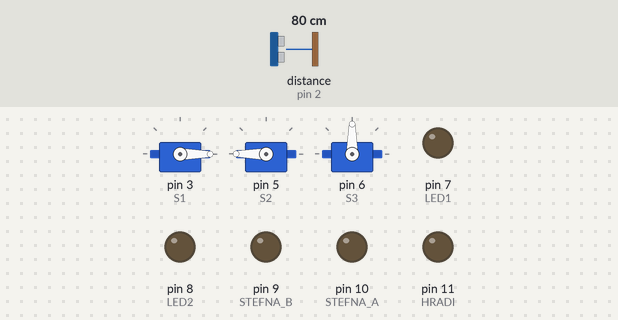
A sketch run on a simulated Arduino Uno, built with avr-gcc and run on an emulated ATmega328P. On the bench: 3 × servo, output pins drawn as LEDs (lit = HIGH). Wiring (inferred from the names in the program): ultrasonic range finder: trigger pin 4; echo pin 2. Dashed ring = blinking. The test bench sets the inputs (shaded band); at power-on: distance to the obstacle (sensor on pin 2) 80 cm. The echo pulse lasts 58.3 µs per cm; the audio player accepts every command and is not drawn; pins used as bus, display or sensor lines are not drawn.

Above: at 1.7 s.
1.8 s: distance to the obstacle (sensor on pin 2) set to 52 cm
3.3 s: distance to the obstacle (sensor on pin 2) set to 46 cm
At 3.7 s:
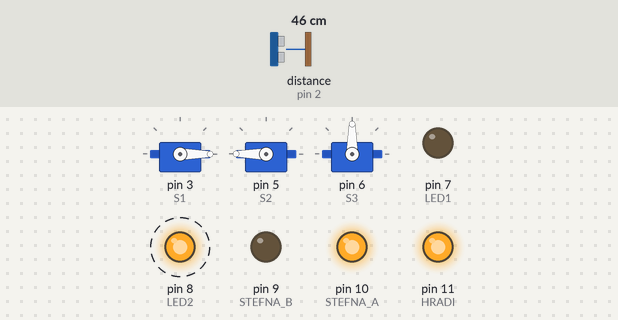
At 4.2 s:
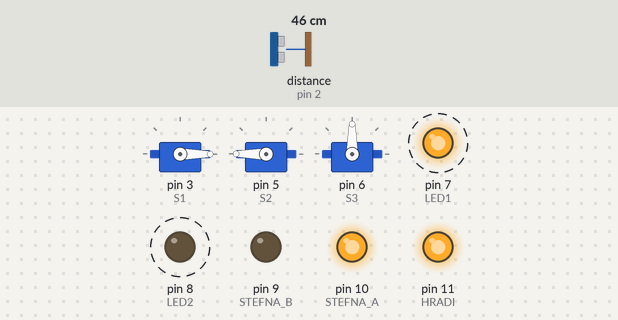
Timing chart, 0 to 18.3 s (numbered marks = the images above; inputs shaded):
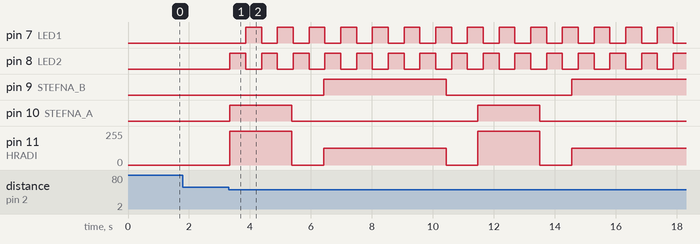

The sketch:

samsett_daemi.ino
```cpp
#include "SoftwareSerial.h"
#include "DFRobotDFPlayerMini.h"
#include "tdelay.h"
#include <Servo.h>

// ---------- Ultrasonic skynjarinn ----------
const int ECHO = 2;
const int TRIG = 4;

int fjarlaegd(); // fall sem sér um mælinguna, útfært hér fyrir neðan

// ---------- Servo mótorar ----------
Servo servo1;
const int S1 = 3; // pinninn
int s1_stefna = 0; // upphafsstefna
bool s1_upp = true; // hreyfast upp eða niður
const int S1_MAX = 180; // hversu mikið á servo-inn að hreyfast
const int S1_MIN = 0;
TDelay s1_delay(50); // biðtíminn

Servo servo2;
const int S2 = 5;
int s2_stefna = 180;
bool s2_upp = false;
const int S2_MAX = 180;
const int S2_MIN = 0;
TDelay s2_delay(100);

Servo servo3;
const int S3 = 6;
int s3_stefna = 90;
bool s3_upp = true;
const int S3_MAX = 130;
const int S3_MIN = 50;
TDelay s3_delay(150);

// ---------- MP3 spilarinn ----------
SoftwareSerial mySoftwareSerial(12, 13);  // RX, TX
DFRobotDFPlayerMini myDFPlayer;

// ---------- DC Mótorinn (L298N) ----------
const int HRADI = 11; // Verður að vera PWM pinni
const int STEFNA_A = 10;
const int STEFNA_B = 9;

const int HRATT = 255; // skilgreini hraða
const int HAEGT = 127;

/*  motórinn á að bíða í 1 sek
    síðan að fara áfram HRATT í 2 sek
    síðan að stoppa í 1 sek
    síðan að bakka HAEGT í 4 sek
    og endurtaka */
// bý til senu (e. scene) með viðburðum
// ákveð: 0 er stopp, 1 er áfram og -1 er bakka
int sena[] = {0, 1, 0, -1};
// hversu lengi á hver viðburður að vara
int senu_timi[] = {1000, 2000, 1000, 4000};
// teljari sem veit hvar senan er stödd
int senu_teljari = 0;
// breyta sem veit hversu margir viðburðir eru í senunni
const int FJOLDI_VIDBURDA = 4;

TDelay motor_delay(1000); // hversu lengi er fyrsti viðburður

// Föll sem stjórna hraða og átt, útfærð hér fyrir neðan
void afram(int hradi);
void bakka(int hradi);
void stoppa();

// ---------- LED-perur ----------
const int LED1 = 7;
const int LED2 = 8;
bool led1_on = true;
TDelay led_delay(500);

// ---------- Annað ----------

// breytan er notuð til að halda "sýningu"
// áfram þó enginn sé lengur nær en 50 cm.
bool syning_i_gangi = false;

void setup() {
    // Ultrasonic
    pinMode(TRIG, OUTPUT);
    pinMode(ECHO, INPUT);

    // Servo
    servo1.attach(S1);
    servo2.attach(S2);
    servo3.attach(S3);
    servo1.write(s1_stefna);
    servo2.write(s2_stefna);
    servo3.write(s3_stefna);

    // DC mótorinn
    pinMode(HRADI, OUTPUT);
    pinMode(STEFNA_A, OUTPUT);
    pinMode(STEFNA_B, OUTPUT);
    stoppa(); // upphafsstaðan, verður stopp þar til annað er ákveðið

    // MP3 spilarinn
    mySoftwareSerial.begin(9600);  // samskiptin
    // Use softwareSerial to communicate with mp3.
    if (!myDFPlayer.begin(mySoftwareSerial)) {
      while(true);
    }

    // LED perur
    pinMode(LED1, OUTPUT);
    pinMode(LED2, OUTPUT);
}

void loop() {
    // ekkert gert fyrr en einhver kemur nær en 50 cm.
    if(fjarlaegd() < 50 || syning_i_gangi) {
        syning_i_gangi = true; // tryggir að sýning haldi áfram þó sonic skynji engan lengur
        // byrja að spila mp3
        myDFPlayer.volume(10);  // Set volume value. From 0 to 30
        myDFPlayer.play(1);     // Play the first mp3

        // keyra dc í gang
        if(motor_delay.timiLidinn() == true) {
            senu_teljari = (senu_teljari + 1) % FJOLDI_VIDBURDA;
            motor_delay.setBidtimi(senu_timi[senu_teljari]);
        }
        if(sena[senu_teljari] == 1) {
            afram(HRATT);
        } else if(sena[senu_teljari] == -1) {
            bakka(HAEGT);
        } else {
            stoppa();
        }

        // byrja að sweep-a servo-a
        if(s1_delay.timiLidinn()) {
            if(s1_upp) s1_stefna++;
            else s1_stefna--;
            if(s1_stefna <= S1_MIN || s1_stefna >= S1_MAX) s1_upp = !s1_upp;
        }

        if(s2_delay.timiLidinn()) {
            if(s2_upp) s2_stefna++;
            else s2_stefna--;
            if(s2_stefna <= S2_MIN || s2_stefna >= S2_MAX) s2_upp = !s2_upp;
        }

        if(s3_delay.timiLidinn()) {
            if(s3_upp) s3_stefna++;
            else s3_stefna--;
            if(s3_stefna <= S3_MIN || s3_stefna >= S3_MAX) s3_upp = !s3_upp;
        }

        // LED
        if(led_delay.timiLidinn()) {
            led1_on = !led1_on;
        }
        digitalWrite(LED1, led1_on);
        digitalWrite(LED2, !led1_on);
    }
}

// -------------------- Hjálparföll -------------------------
int fjarlaegd() {
    // sendir út púlsa
    digitalWrite(TRIG,LOW);
    delayMicroseconds(2); // of stutt delay til að skipta máli
    digitalWrite(TRIG,HIGH);
    delayMicroseconds(10); // of stutt delay til að skipta máli
    digitalWrite(TRIG,LOW);

    // mælt hvað púlsarnir voru lengi að berast til baka
    return (int)pulseIn(ECHO,HIGH)/58.0; // deilt með 58 til að breyta í cm
}

void afram(int hradi) {
    digitalWrite(STEFNA_A, HIGH);
    digitalWrite(STEFNA_B, LOW);
    analogWrite(HRADI, hradi);
}

void bakka(int hradi) {
    digitalWrite(STEFNA_A, LOW);
    digitalWrite(STEFNA_B, HIGH);
    analogWrite(HRADI, hradi);
}

void stoppa() {
    digitalWrite(STEFNA_A, LOW);
    digitalWrite(STEFNA_B, LOW);
    analogWrite(HRADI, 0);
}
```

tdelay.cpp
```cpp
#include "tdelay.h"

TDelay::TDelay() {
  this->bidtimi = 1000;
  this->lidinn_timi = 0;
}

TDelay::TDelay(unsigned int bidtimi) {
  this->bidtimi = bidtimi;
  this->lidinn_timi = 0;
}

unsigned int TDelay::getBidtimi() {
  return this->bidtimi;
}

void TDelay::setBidtimi(unsigned int bidtimi) {
  this->bidtimi = bidtimi;
}

unsigned long TDelay::getLidinnTimi() {
  return this->lidinn_timi;
}

bool TDelay::timiLidinn() {
  unsigned long timi_nuna = millis();
  if(timi_nuna - lidinn_timi >= bidtimi) {
    lidinn_timi = timi_nuna;
    return true;
  }
  return false;
}
```

tdelay.h
```cpp
#ifndef tdelay_h
#define tdelay_h

#include "Arduino.h"

class TDelay {
    unsigned int bidtimi;
    unsigned long lidinn_timi;
  public:
    TDelay();
    TDelay(unsigned int bidtimi);
    unsigned int getBidtimi();
    void setBidtimi(unsigned int bidtimi);
    unsigned long getLidinnTimi();
    bool timiLidinn();
};

#endif // tdelay_h
```

Measured:
- the behaviour switches between 50 and 49 cm on distance to the obstacle (sensor on pin 2) (found by bisection; images 0 and 1)
- after the input at 1.8 s, every drawn part: stays the same
- after the input at 3.3 s, pin 7 (LED1): alternates HIGH for 0.52 s and LOW for 0.52 s, starting after 0.56 s; pin 8 (LED2): alternates HIGH for 0.52 s and LOW for 0.52 s, starting at once
